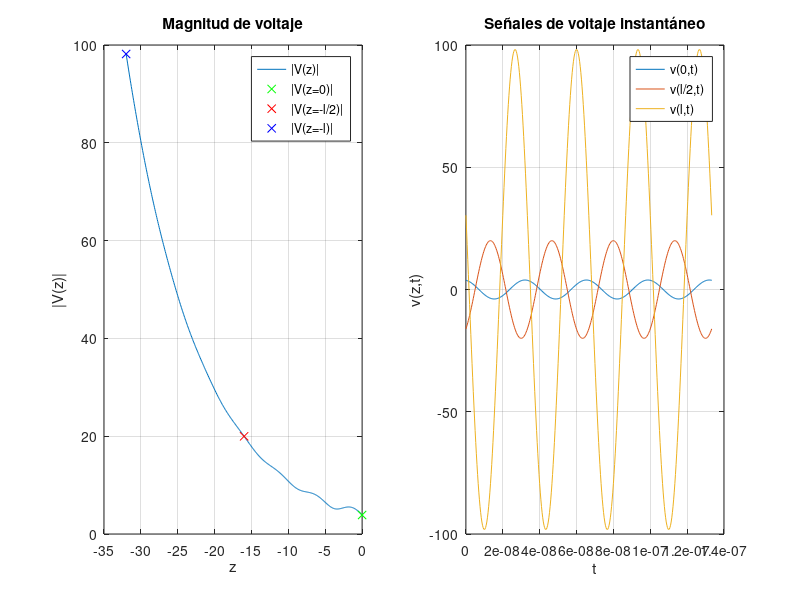

MATLAB code for this plot:
clear;clc;clf
Zo=75;
Zl=60+30*1i;
longitud=32; 
E_r=1;
f=30e6;
A=4;
Alpha=0.1;
Betta=(2*pi)/(3e8/(sqrt(E_r)*f));
gamma=Alpha+1i*Betta;
Ro_l=(Zl-Zo)/(Zl+Zo);
B=Ro_l*A;
z=-longitud:longitud/500:0;

V_z=A.*exp(-gamma.*z)+B.*exp(gamma.*z);
t=0:1/(100*f):4/f;
posicion1=find(z==0);
V_zt1=real(V_z(posicion1).*exp((1i*2*pi*f).*t));
posicion2=find(z==(-longitud/2));
V_zt2=real(V_z(posicion2).*exp((1i*2*pi*f).*t));
posicion3=find(z==(-longitud));
V_zt3=real(V_z(posicion3).*exp((1i*2*pi*f).*t));

subplot(1,2,1)
plot(z,abs(V_z))
grid on
hold on
Vrequeridos=[V_z(find(z==0)) V_z(find(z==(-longitud/2))) V_z(find(z==(-longitud)))];
plot(z(find(z==0)),abs(Vrequeridos(1)),'gx')
hold on
plot(z(find(z==(-longitud/2))),abs(Vrequeridos(2)),'rx')
hold on
plot(z(find(z==-longitud)),abs(Vrequeridos(3)),'bx')

legend('|V(z)|','|V(z=0)|','|V(z=-l/2)|','|V(z=-l)|')
title('Magnitud de voltaje')
xlabel('z')
ylabel('|V(z)|')

subplot(1,2,2)
plot(t,V_zt1)
title('Señales de voltaje instantáneo')
xlabel('t')
ylabel('v(z,t)')
grid on
hold on
plot(t,V_zt2)
hold on
plot(t,V_zt3)
legend('v(0,t)','v(l/2,t)','v(l,t)')